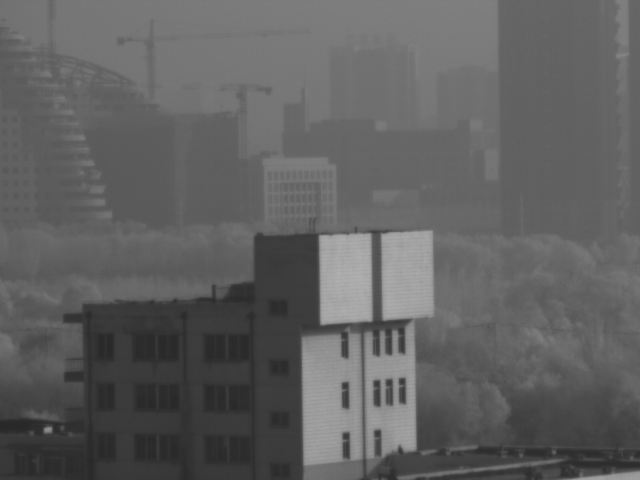
%> input picture Test image/0.bmp, 640 x 480 px; the run also reads 3 pictures not shown here
$ octave Demo.m   (GNU Octave 9; MATLAB toolbox functions it lacks are replaced by stand-ins)
%> lines starting %> are read from the running program, lines starting %| are printed output that depends on the picture; in (x1, y1, x2, y2) boxes, pixels count from 0 and x2, y2 are one past the last pixel; in counts of white or black regions, pixels touching at a corner belong together; the program's own positions count from 1
### interpolation.m
% =========================================================================
% Image interpolation for DoFP, Version 1.0
% Copyright(c) 2016 Junchao Zhang, Haibo Luo, Bin Hui and Zheng Chang
% All Rights Reserved.
%
% ----------------------------------------------------------------------
% Permission to use, copy, or modify this software and its documentation
% for educational and research purposes only and without fee is here
% granted, provided that this copyright notice and the original authors'
% names appear on all copies and supporting documentation. This program
% shall not be used, rewritten, or adapted as the basis of a commercial
% software or hardware product without first obtaining permission of the
% authors. The authors make no representations about the suitability of
% this software for any purpose. It is provided "as is" without express
% or implied warranty.
%----------------------------------------------------------------------
%
% This is an implementation of the algorithm for image interpolation
%
% Please cite the following paper if you use this code:
%
% Junchao Zhang, Haibo Luo, Bin Hui and Zheng Chang, "Image interpolation
% for division of focal plane polarimeters with intensity correlation,"
% Opt. Express 24, 20799-20807 (2016)
%
%--------------------------------------------------------------------------

function [img45, img135, img0, img90] = interpolation(img)
%%%%Micro-polarizer layout
%%45 135
%%90  0
[rows, cols]=size(img);
img_inv=zeros(rows,cols);
img_errorh=zeros(rows,cols);
img_errorv=zeros(rows,cols);

H=[ 1   0   1;
    0   0   0;
    -1  0  -1];
V=[ 1   0  -1;
    0   0   0;
    1   0  -1];
img_errorh=abs(imfilter(img,H,'symmetric','same'));
img_errorv=abs(imfilter(img,V,'symmetric','same'));
img_errorh(1,:)=0;
img_errorh(end,:)=0;
img_errorh(:,1)=0;
img_errorh(:,end)=0;
img_errorv(1,:)=0;
img_errorv(end,:)=0;
img_errorv(:,1)=0;
img_errorv(:,end)=0;
[img45 img135 img0 img90]=gra_spline(img);
TB=[1/4 0 1/4;0 0 0;1/4 0 1/4];
img_inv=imfilter(img,TB,'symmetric','same');%%%??????
img_inv(1,:)=img_inv(3,:);
img_inv(end,:)=img_inv(end-2,:);
img_inv(:,1)=img_inv(:,3);
img_inv(:,end)=img_inv(:,end-2);
aa=1;%1.1343;
D=[];
for i=4:rows-3
    for j=4:cols-3
        d1=abs(img(i-1,j+1)-img(i-3,j+3))+abs(img(i+1,j-1)-img(i-1,j+1))+abs(img(i+3,j-3)-img(i+1,j-1))+...
            abs(img(i-1,j-1)-img(i-3,j+1))+abs(img(i+1,j-3)-img(i-1,j-1))+abs(img(i-1,j-3)-img(i-3,j-1))+...
            abs(img(i+1,j+1)-img(i-1,j+3))+abs(img(i+3,j-1)-img(i+1,j+1))+abs(img(i+3,j+1)-img(i+1,j+3))+...
            abs(img(i+2,j-2)+img(i-2,j+2)-2*img(i,j));%45
        d2=abs(img(i-1,j-1)-img(i-3,j-3))+abs(img(i+1,j+1)-img(i-1,j-1))+abs(img(i+3,j+3)-img(i+1,j+1))+...
            abs(img(i-3,j-1)-img(i-1,j+1))+abs(img(i+1,j+3)-img(i-1,j+1))+abs(img(i-3,j+1)-img(i-1,j+3))+...
            abs(img(i-1,j-3)-img(i+1,j-1))+abs(img(i+3,j+1)-img(i+1,j-1))+abs(img(i+3,j-1)-img(i+1,j-3))+...
            abs(img(i-2,j-2)+img(i+2,j+2)-2*img(i,j));%135
        D=[D,d1/d2];
        if d1>aa*d2
            img_inv(i,j)=-(img(i-3,j-3)+img(i+3,j+3))/16+(img(i-1,j-1)+img(i+1,j+1))*9/16;
        else if aa*d1<d2
            img_inv(i,j)=-(img(i-3,j+3)+img(i+3,j-3))/16+(img(i-1,j+1)+img(i+1,j-1))*9/16;
            end
        end
    end
end

bis=1;
coeff=1;%2.0867;%0.16*5;
for i=4:rows-3
    for j=4:cols-3
	    verror=img_errorh(i,j)+img_errorh(i,j-bis)+img_errorh(i,j+bis)+...
                   img_errorh(i-bis,j)+img_errorh(i-bis,j-bis)+img_errorh(i-bis,j+bis)+...
                   img_errorh(i+bis,j)+img_errorh(i+bis,j-bis)+img_errorh(i+bis,j+bis);
        herror=img_errorv(i,j)+img_errorv(i,j-bis)+img_errorv(i,j+bis)+...
               img_errorv(i-bis,j)+img_errorv(i-bis,j-bis)+img_errorv(i-bis,j+bis)+...
               img_errorv(i+bis,j)+img_errorv(i+bis,j-bis)+img_errorv(i+bis,j+bis);
        if mod(i,2)~=0&&mod(j,2)~=0%45
            img45(i,j)=img(i,j);
            img0(i,j)=img_inv(i,j);
            if (verror/herror>coeff)
                img135(i,j)=-3*(img(i,j-3)+img(i,j+3))/40+(img(i,j+1)+img(i,j-1))*23/40;
                img90(i,j)=-3*(img_inv(i,j-3)+img_inv(i,j+3))/40+(img_inv(i,j+1)+img_inv(i,j-1))*23/40;
            else if (herror/verror>coeff)
                    img135(i,j)=-3*(img_inv(i-3,j)+img_inv(i+3,j))/40+(img_inv(i+1,j)+img_inv(i-1,j))*23/40;
                    img90(i,j)=-3*(img(i-3,j)+img(i+3,j))/40+(img(i+1,j)+img(i-1,j))*23/40;
                else
                    img135(i,j)=-3*(img(i,j-3)+img(i,j+3))/40+(img(i,j+1)+img(i,j-1))*23/40;
                    img90(i,j)=-3*(img(i-3,j)+img(i+3,j))/40+(img(i+1,j)+img(i-1,j))*23/40;
                end
            end
        else if mod(i,2)~=0&&mod(j,2)==0%135
                img135(i,j)=img(i,j);
                img90(i,j)=img_inv(i,j);
                if (verror/herror>coeff)
                    img45(i,j)=-3*(img(i,j-3)+img(i,j+3))/40+(img(i,j+1)+img(i,j-1))*23/40;
                    img0(i,j)=-3*(img_inv(i,j-3)+img_inv(i,j+3))/40+(img_inv(i,j+1)+img_inv(i,j-1))*23/40;
                else if (herror/verror>coeff)
                        img45(i,j)=-3*(img_inv(i-3,j)+img_inv(i+3,j))/40+(img_inv(i+1,j)+img_inv(i-1,j))*23/40;
                        img0(i,j)=-3*(img(i-3,j)+img(i+3,j))/40+(img(i+1,j)+img(i-1,j))*23/40;
                    else
                        img45(i,j)=-3*(img(i,j-3)+img(i,j+3))/40+(img(i,j+1)+img(i,j-1))*23/40;
                        img0(i,j)=-3*(img(i-3,j)+img(i+3,j))/40+(img(i+1,j)+img(i-1,j))*23/40;
                    end
                end
            else if mod(i,2)==0&&mod(j,2)==0%0
                    img0(i,j)=img(i,j);
                    img45(i,j)=img_inv(i,j);
                    if(verror/herror>coeff)
                        img135(i,j)=-3*(img_inv(i,j-3)+img_inv(i,j+3))/40+(img_inv(i,j+1)+img_inv(i,j-1))*23/40;
                        img90(i,j)=-3*(img(i,j-3)+img(i,j+3))/40+(img(i,j+1)+img(i,j-1))*23/40;
                    else if (herror/verror>coeff)
                            img135(i,j)=-3*(img(i-3,j)+img(i+3,j))/40+(img(i+1,j)+img(i-1,j))*23/40;
                            img90(i,j)=-3*(img_inv(i-3,j)+img_inv(i+3,j))/40+(img_inv(i+1,j)+img_inv(i-1,j))*23/40;
                        else
                            img135(i,j)=-3*(img(i-3,j)+img(i+3,j))/40+(img(i+1,j)+img(i-1,j))*23/40;
                            img90(i,j)=-3*(img(i,j-3)+img(i,j+3))/40+(img(i,j+1)+img(i,j-1))*23/40;
                        end
                    end
                else%%%%90
                    img90(i,j)=img(i,j);
                    img135(i,j)=img_inv(i,j);
                    if (verror/herror>coeff)
                        img45(i,j)=-3*(img_inv(i,j-3)+img_inv(i,j+3))/40+(img_inv(i,j+1)+img_inv(i,j-1))*23/40;
                        img0(i,j)=-3*(img(i,j-3)+img(i,j+3))/40+(img(i,j+1)+img(i,j-1))*23/40;
                    else if (herror/verror>coeff)
                            img45(i,j)=-3*(img(i-3,j)+img(i+3,j))/40+(img(i+1,j)+img(i-1,j))*23/40;
                            img0(i,j)=-3*(img_inv(i-3,j)+img_inv(i+3,j))/40+(img_inv(i+1,j)+img_inv(i-1,j))*23/40;
                        else
                            img45(i,j)=-3*(img(i-3,j)+img(i+3,j))/40+(img(i+1,j)+img(i-1,j))*23/40;
                            img0(i,j)=-3*(img(i,j-3)+img(i,j+3))/40+(img(i,j+1)+img(i,j-1))*23/40;
                        end
                    end
                end
            end
        end
    end
end
end

### gra_spline.m
function [img1 img2 img3 img4] = gra_spline(img)
%UNTITLED Summary of this function goes here
%   Detailed explanation goes here
[m n]=size(img);
img1=zeros(m,n);
img2=zeros(m,n);
img3=zeros(m,n);
img4=zeros(m,n);
img1(1:2:m,1:2:n)=img(1:2:m,1:2:n);
img2(1:2:m,2:2:n)=img(1:2:m,2:2:n);
img3(2:2:m,2:2:n)=img(2:2:m,2:2:n);
img4(2:2:m,1:2:n)=img(2:2:m,1:2:n);
%45°图像三次样条插值
x=1:2:n;
y=img1(1:2:m,1:2:n);
pp=csapi(x,y);
img1(1:2:m,1:n-1)=fnval(pp,1:n-1);
x1=1:2:m;
y1=img1(1:2:m,1:n-1);
y1=y1';
pp=csapi(x1,y1);
img1(1:m-1,1:n-1)=(fnval(pp,1:m-1))';
img1(m,:)=img1(m-1,:);
img1(:,n)=img1(:,n-1);
%90°图像三次样条插值
x=2:2:n;
y=img2(1:2:m,2:2:n);
pp=csapi(x,y);
img2(1:2:m,2:n)=fnval(pp,2:n);
x1=1:2:m;
y1=img2(1:2:m,2:n);
y1=y1';
pp=csapi(x1,y1);
img2(1:m-1,2:n)=(fnval(pp,1:m-1))';
img2(m,:)=img2(m-1,:);
img2(:,1)=img2(:,2);
%135°图像三次样条插值
x=2:2:n;
y=img3(2:2:m,2:2:n);
pp=csapi(x,y);
img3(2:2:m,2:n)=fnval(pp,2:n);
x1=2:2:m;
y1=img3(2:2:m,2:n);
y1=y1';
pp=csapi(x1,y1);
img3(2:m,2:n)=(fnval(pp,2:m))';
img3(1,:)=img3(2,:);
img3(:,1)=img3(:,2);
%0°图像三次样条插值
x=1:2:n;
y=img4(2:2:m,1:2:n);
pp=csapi(x,y);
img4(2:2:m,1:n-1)=fnval(pp,1:n-1);
x1=2:2:m;
y1=img4(2:2:m,1:n);
y1=y1';
pp=csapi(x1,y1);
img4(2:m,1:n)=(fnval(pp,2:m))';
img4(1,:)=img4(2,:);
img4(:,n)=img4(:,n-1);
end

### Demo.m
% ========================================================================
% PCA based denoising for DoFP image, Version 1.0
% Copyright(c) 2017  Junchao Zhang, Haibo Luo, Rongguang Liang,
% Wei Zhou, Bin Hui and Zheng Chang
% All Rights Reserved.
%
% ----------------------------------------------------------------------
% Permission to use, copy, or modify this software and its documentation
% for educational and research purposes only and without fee is here
% granted, provided that this copyright notice and the original authors'
% names appear on all copies and supporting documentation. This program
% shall not be used, rewritten, or adapted as the basis of a commercial
% software or hardware product without first obtaining permission of the
% authors. The authors make no representations about the suitability of
% this software for any purpose. It is provided "as is" without express
% or implied warranty.
%
%----------------------------------------------------------------------
% This is an demo of "PCA-based denoising method for division of focal plane
% polarimeters"
%
% Please cite the following paper when you use it:
%
% Junchao Zhang, Haibo Luo, Rongguang Liang, Wei Zhou, Bin Hui and
% Zheng Chang, "PCA-based denoising method for division of focal plane
% polarimeters," Optics Express 25, 2391-2400 (2017).
% ========================================================================

clc;
close all;
clear all;
%% Load Image
img1=double(imread('./Test image/0.bmp'));
%> img1: size 480x640 double; min 39, max 178, mean 96.6; mean of the top-left, top-right, bottom-left and bottom-right quarters 105.4, 106.8, 69.4, 104.7
img2=double(imread('./Test image/45.bmp'));
%> img2: size 480x640 double; min 38, max 176, mean 95.3; mean of the top-left, top-right, bottom-left and bottom-right quarters 104, 105.6, 68.5, 103.1
img3=double(imread('./Test image/90.bmp'));
%> img3: size 480x640 double; min 44, max 197, mean 110.2; mean of the top-left, top-right, bottom-left and bottom-right quarters 123.4, 123.9, 77.6, 115.8
img4=double(imread('./Test image/135.bmp'));
%> img4: size 480x640 double; min 44, max 197, mean 109.7; mean of the top-left, top-right, bottom-left and bottom-right quarters 122.9, 123.2, 76.9, 115.8
[rows,cols]=size(img1);
%> rows = 480; cols = 640
%% Calculate ground-truth of Stokes parameters
S0_ori=(img1+img2+img3+img4)*0.5;
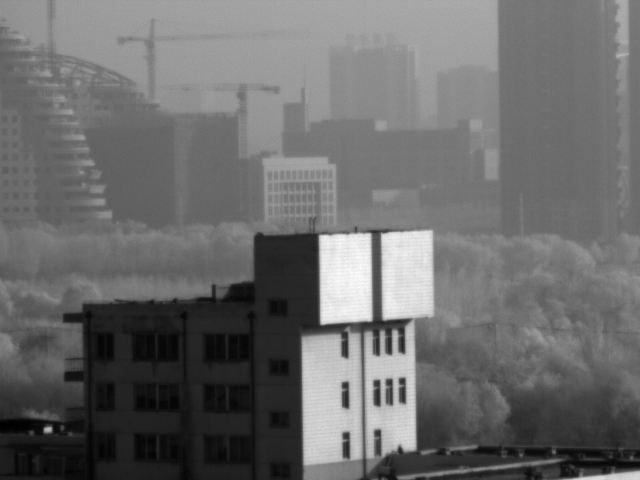
%> S0_ori: size 480x640 double; min 82.5, max 374, mean 205.9; drawn with min black and max white
S1_ori=img1-img3;
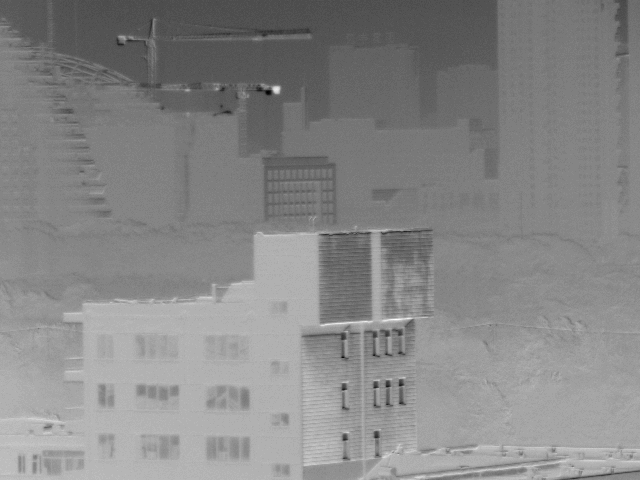
%> S1_ori: size 480x640 double; min -38, max 8, mean -13.61; drawn with min black and max white
S2_ori=img2-img4;
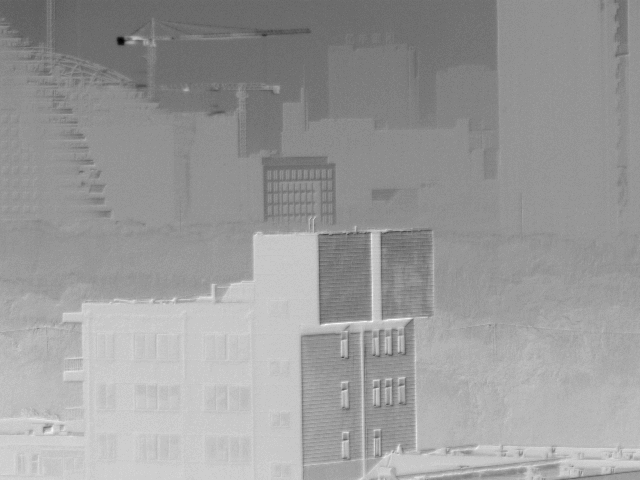
%> S2_ori: size 480x640 double; min -43, max 4, mean -14.4; drawn with min black and max white
DOLP_ori=sqrt(S1_ori.^2+S2_ori.^2)./S0_ori;
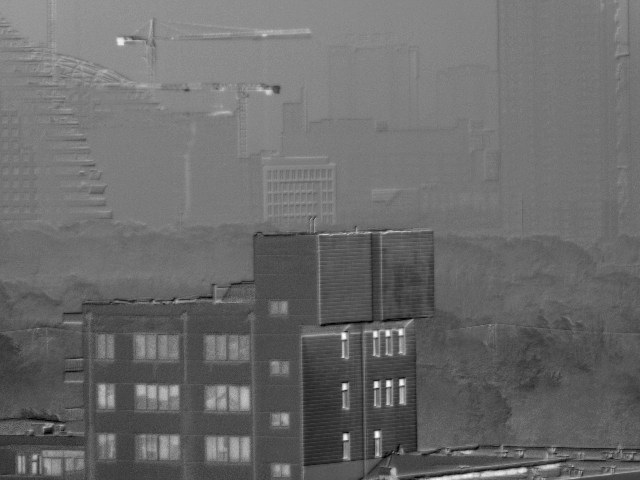
%> DOLP_ori: size 480x640 double; min 0.00402, max 0.22, mean 0.0952; drawn with min black and max white
I_ori=zeros(rows,cols);
I_ori(1:2:end,1:2:end)=img1(1:2:end,1:2:end);
I_ori(1:2:end,2:2:end)=img2(1:2:end,2:2:end);
I_ori(2:2:end,1:2:end)=img4(2:2:end,1:2:end);
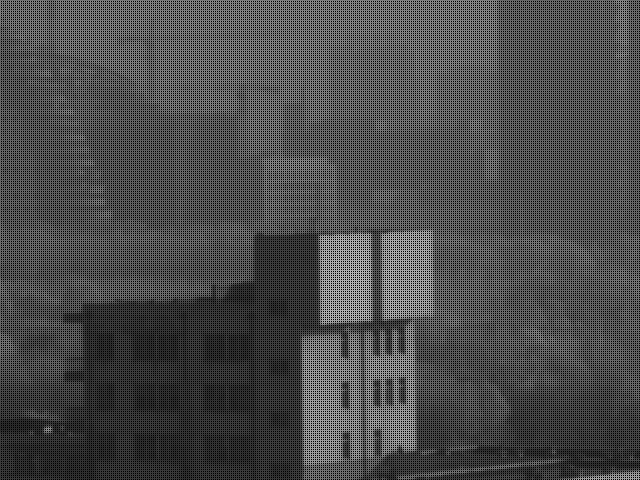
%> I_ori: size 480x640 double; min 0, max 196, mean 75.4
I_ori(2:2:end,2:2:end)=img3(2:2:end,2:2:end);
%% Interpolation
[B0, B45, B90, B135]=interpolation(I_ori);
%> in interpolation, `img_errorh(1,:)=0;`:
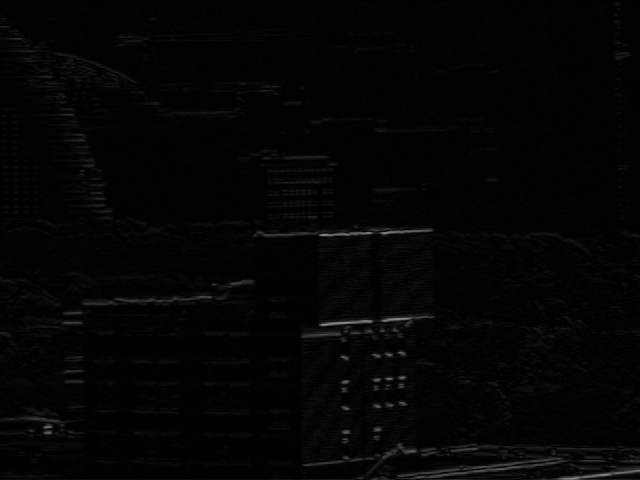
%> img_errorh: size 480x640 double; min 0, max 143, mean 4
%> in interpolation, `img_errorh(end,:)=0;`: img_errorh: size 480x640 double; 0.21% of pixels changed, all inside (x1, y1, x2, y2) = (0, 479, 640, 480)
%> in interpolation, `img_errorh(:,1)=0;`: img_errorh: size 480x640 double; min 0, max 143, mean 3.9; mean of the top-left, top-right, bottom-left and bottom-right quarters 3.2, 2.3, 3.4, 6.7
%> in interpolation, `img_errorv(1,:)=0;`: img_errorv: size 480x640 double; min 0, max 139, mean 4.3; mean of the top-left, top-right, bottom-left and bottom-right quarters 2.8, 2.5, 4, 7.8
%> in interpolation, `img_errorv(:,end)=0;`: img_errorv: size 480x640 double; min 0, max 139, mean 4.2
%> in gra_spline, `img4(2:2:m,1:2:n)=img(2:2:m,1:2:n);`:
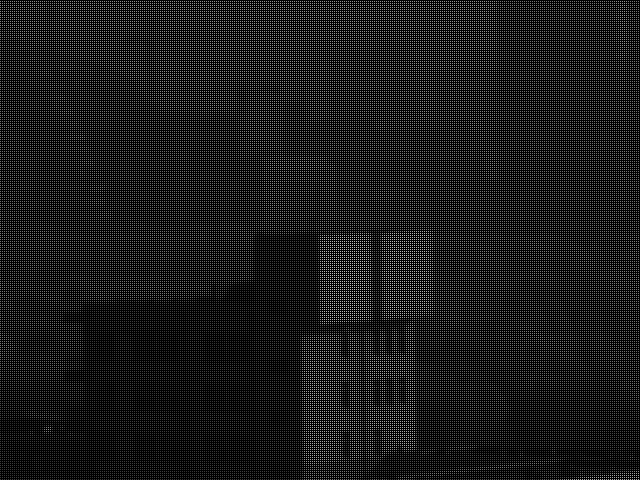
%> img4: size 480x640 double; min 0, max 196, mean 27.4
%> the run ends on the next line
